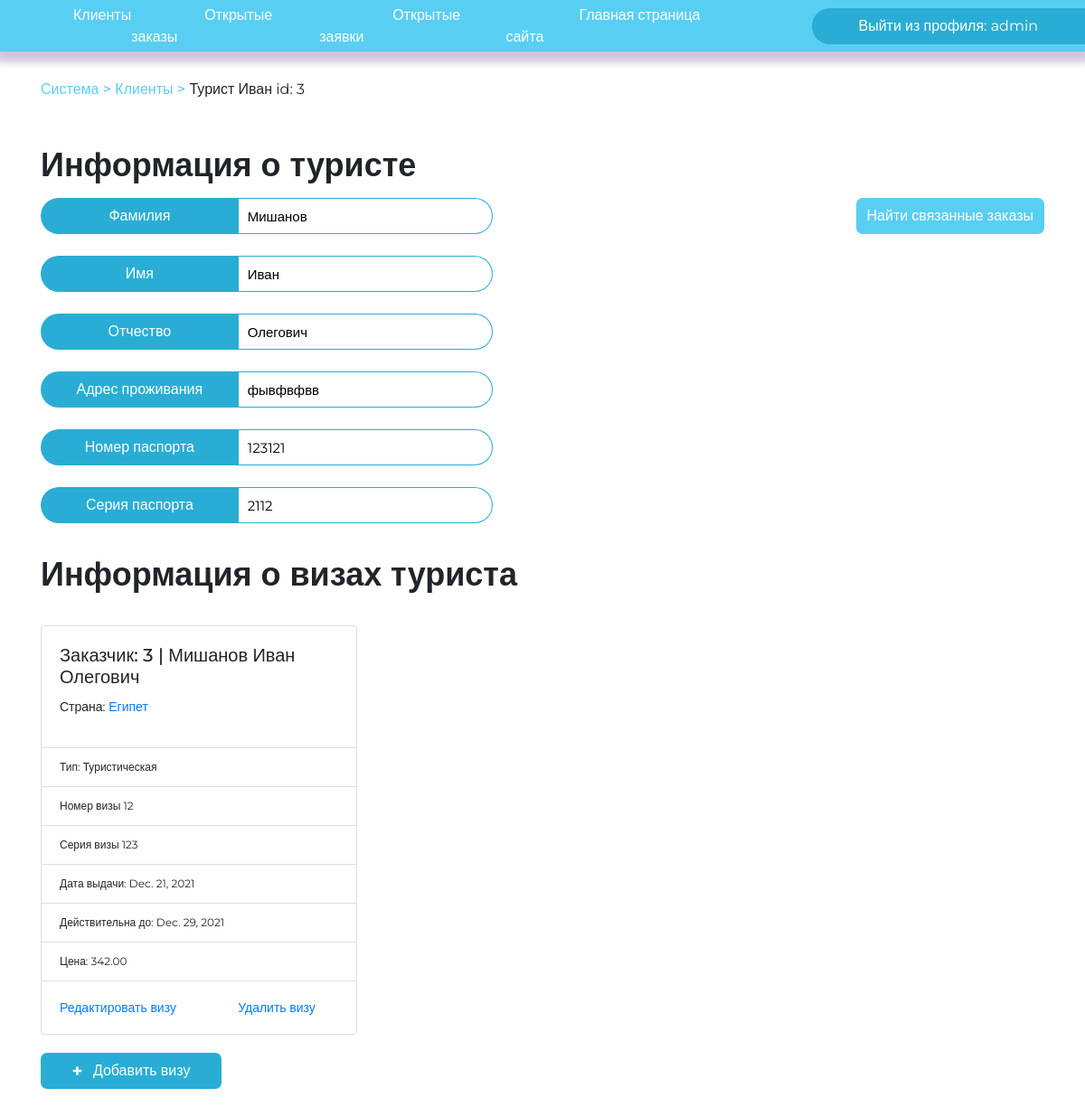
The page /agent/client/3/ (signed in) on the database its author committed.
### djangoApp/models.py (models this page shows)
class Client(models.Model):
    surname = models.CharField(max_length=30)
    name = models.CharField(max_length=30)
    patronymic = models.CharField(max_length=30)
    address = models.CharField(max_length=50)
    email = models.CharField(max_length=50)
    pass_and_serial = models.CharField(
        max_length=12, db_index=True, null=True, blank=True)
    numeric = RegexValidator(r'^[0-9+]', 'В этом поле разрешены только цифры')
    pass_number = models.CharField(max_length=6, validators=[
                                   MinLengthValidator(6, 'Длина номера паспорта 6 цифр'), numeric])
    pass_serial = models.CharField(max_length=4, validators=[
                                   MinLengthValidator(4, 'Длина серии паспорта 4 цифры'), numeric])
    def __str__(self):
        return "%s | %s %s %s, %s %s" % (
            self.id, self.surname, self.name, self.patronymic, self.pass_number, self.pass_serial
        )

class Visa(models.Model):
    client_id = models.ForeignKey(Client, on_delete=models.CASCADE)
    country_id = models.ForeignKey(Country, on_delete=models.CASCADE)
    type_id = models.ForeignKey(VisaType, on_delete=models.CASCADE)
    visa_number = models.CharField(max_length=10)
    visa_serial = models.CharField(max_length=10)
    start_date = models.DateField()
    end_date = models.DateField()
    price = models.DecimalField(max_digits=18, decimal_places=2)

class Country(models.Model):
    name = models.CharField(max_length=30)
    money = models.CharField(max_length=30)
    language = models.CharField(max_length=30)
    def __str__(self):
        return self.name
    class Meta:
        verbose_name_plural = "Countries"

class VisaType(models.Model):
    name = models.CharField(max_length=30)
    def __str__(self):
        return self.name

### djangoApp/views.py (the view, shortened to what this page needs)
# urls.py: path('agent/client/<int:id>/', ClientInfo.as_view(), name='get_client_info'),
class ClientInfo(LoginRequiredMixin, View):
    redirect_field_name = None
    def get(self, request, id):
        client = get_client_info(id)
        form = VisaForm()
        visas = get_client_visas(id)
        typesV = get_visas_types()
        boolVisa = Visa.objects.filter(client_id=client).exists()
        context = {
            'visas': visas,
            'visas_type': typesV,
            'visaExists': boolVisa,
            'visaForm': form,
            'client': client,
        }
        return render(request, "client_info.html", context=context)

### djangoApp/base.py (called while the page is built)
def get_client_info(id):
    client = Client.objects.get(id = id)
    return client

def get_client_visas(id):
    visas = Visa.objects.filter(client_id = id)
    return visas

def get_visas_types():
    typesV = VisaType.objects.all()
    return typesV

### djangoApp/templates/client_info.html (shortened to what this page needs)
{% extends 'secret_panel.html' %}
{% block currPath %}<div class="path"><a href="/agent/">Система > </a> <a href = "/agent/clients">Клиенты > </a>Турист {{client.name}} id: {{client.id}}</div>
{% endblock %}
{% block content %}
<div style="margin-top: 50px">
    <h1 class="semi-text" style="margin-bottom:15px;">Информация о туристе</h1>
    <a style="float:right;" class="btn btn-primary" href="/agent/?id_client={{client.id}}">Найти связанные заказы</a>
    <div class="enter-container" style="width: 500px;">
        <span class="enterPL-invite">Фамилия</span><input type="text" value="{{ client.surname }}" readonly
            class="enterPL-input" />
    </div>
    <div class="enter-container" style="width: 500px;">
        <span class="enterPL-invite">Имя</span><input type="text" value="{{ client.name }}" readonly
            class="enterPL-input" />
    </div>
    <div class="enter-container" style="width: 500px;">
        <span class="enterPL-invite">Отчество</span><input type="text" value="{{ client.patronymic }}" readonly
            class="enterPL-input" />
    </div>
    <div class="enter-container" style="width: 500px;">
        <span class="enterPL-invite">Адрес проживания</span><input type="text" value="{{ client.address }}" readonly
            class="enterPL-input" />
    </div>
    <div class="enter-container" style="width: 500px;">
        <span class="enterPL-invite">Номер паспорта</span><input type="text" value="{{ client.pass_number }}" readonly
            class="enterPL-input" />
    </div>
    <div class="enter-container" style="width: 500px;">
        <span class="enterPL-invite">Серия паспорта</span><input type="text" value="{{ client.pass_serial }}" readonly
            class="enterPL-input" />
    </div>
    <h1 class="semi-text" style="margin-bottom:15px; margin-top: 35px">Информация о визах туриста</h1>
    {% if visaExists %}
        {% for visa in visas %}
        <div class="row row-cols-2 row-cols-md-3 g-4">
            {% include 'visa_card.html' %}
        </div>
        {% endfor %}
    {% else %}
    <p class="semi-text text-muted">Информация остутствует</p>
    {% endif %}
    <button type="button" class="btn btn-primary" id="add-visa" data-bs-toggle="modal"
        data-bs-target="#exampleModal" style="margin-bottom: 20px;"><span style="font-weight: bold; font-size: 20px;"> +
            &nbsp;</span>Добавить визу</button>
</div>
{% endblock %}

### djangoApp/templates/secret_panel.html (shortened to what this page needs)
<!DOCTYPE HTML PUBLIC "-//W3C//DTD HTML 4.01//EN" "http://www.w3.org/TR/html4/strict.dtd">
<html>
<head>
    <link rel="stylesheet" type="text/css" href="/static/css/style.css">
    <link rel="stylesheet" href="https://cdn.jsdelivr.net/npm/bootstrap@4.5.3/dist/css/bootstrap.min.css"
>
</head>
<body>
    <header>
        <nav class="menu" style="background-color: #59CEF3;">
            {% if request.user.is_authenticated %}
            <ul>
                <li><a href="/agent/clients">Клиенты</a></li>
                <li><a href="/agent/">Открытые заказы</a></li>
                <li><a href="/agent/calls/">Открытые заявки</a></li>
                <li><a href="/">Главная страница сайта</a></li>
            </ul>
            <a href="{% url 'logout' %}" class="btn btn-primary" id="logout">Выйти из профиля: {{user.username}}</a>
            {% else %}
            <span class="text-light ml-3">Требуется авторизация! Покиньте эту страницу если вы попали на нее
                случайно.</span>
            {% endif %}
        </nav>
    </header>
    <div class="container">
        {% block currPath %}{% endblock %}
        {% block content %}
        {% endblock %}
    </div>
</body>
</html>

### djangoApp/templates/visa_card.html
{% block content %}
    <div class="col">
        <div class="card" style = "margin-top: 20px;">
            <div class="card-body">
                <h5 class="card-title">Заказчик: {{ visa.client_id.id }} | {{ visa.client_id.surname }} {{ visa.client_id.name }} {{ visa.client_id.patronymic }}</h5>
                <div class="card-text">
                    <p>Страна: <a href="#">{{ visa.country_id.name }}</a></p>
                </div>
            </div>
            <ul class="list-group list-group-flush">
                <li class="list-group-item">Тип: {{ visa.type_id.name }}</li>
                <li class="list-group-item">Номер визы {{ visa.visa_number }}</li>
                <li class="list-group-item">Серия визы {{ visa.visa_serial }}</li>
                <li class="list-group-item">Дата выдачи: {{ visa.start_date }}</li>
                <li class="list-group-item">Действительна до: {{ visa.end_date }}</li>
                <li class="list-group-item">Цена: {{ visa.price }}</li>
            </ul>
            <div class="card-body">
                <div class="row">
                    <div class="col-7">
                        <a href="edit-visa/{{visa.id}}" class="card-link">Редактировать визу</a>
                    </div>
                    <div class="col-5">
                        <a href="delete-visa/{{visa.id}}" class="card-link">Удалить визу</a>
                    </div>
                </div>
            </div>
        </div>
    </div>
{% endblock %}

### djangoApp/static/css/style.css (style rules this page uses)
body { margin: 0px; padding: 0px 0px 0px; font-family: 'Montserrat', sans-serif !important; font-style: normal !important; font-weight: normal !important; min-height: 100vh; }
.card { font-size: 14px !important; line-height: 18px; margin-top: 50px; }
.card .list-group .list-group-item { font-size: 12px !important; }
.btn-primary { display: flex !important; background-color: #59CEF3 !important; height: 40px !important; border-radius: 7px !important; line-height: 1.5 !important; align-items: center !important; justify-content: center !important; font-size: 20 !important; text-decoration: none !important; color: #fff; border: none !important; }
.semi-text { font-size: 36px; font-weight: 600; }
header .menu { background-color: #ED9E72; padding: 15px 0px 15px 0px; display: flex; align-items: center; box-shadow: 0px 6px 8px 6px rgba(69, 26, 124, 0.25); height: 57px; flex-direction: row; z-index: 3; }
header .menu a { margin-left: 81px; color: #fff; text-decoration: none; }
header .menu #logout { background-color: #2aadd4 !important; width: 306px; height: 100%; border-radius: 30px 0 0 30px !important; }
header .menu ul { margin-left: auto; padding: 0; margin: 0; margin-left: auto; list-style-type: none; display: flex; }
.enterPL-invite { background-color: #2aadd4; width: 43.75%; height: 40px; display: flex; align-items: center; justify-content: center; border-radius: 25px 0px 0px 25px; color: #fff; }
.enter-container { display: flex; direction: row; flex-wrap: nowrap; margin-bottom: 24px; }
.enterPL-input { width: 56.25%; height: 40px; border: 1px solid #2aadd4; border-left: none; box-sizing: border-box; font-size: 15px; border-radius: 0 25px 25px 0; padding-left: 10px; }
.path { margin-top: 30px; }
.path a { color: #59CEF3 !important; text-decoration: none !important; font-weight: 500; font-size: 20; }
#add-visa { background: #2AADD4 !important; width: 200px !important; }
#add-visa { margin-top: 20px; }

### rows shown on the page
Client: name "Иван", id "3", surname "Мишанов", patronymic "Олегович", address "фывфвфвв", pass_number "123121", pass_serial "2112"
Visa: client_id.id "3", client_id.surname "Мишанов", client_id.name "Иван", client_id.patronymic "Олегович", country_id.name "Египет", type_id.name "Туристическая", visa_number "12", visa_serial "123", start_date "Dec. 21, 2021", end_date "Dec. 29, 2021", price "342.00"

### other values the page prints
{{ user.username }} "admin"
